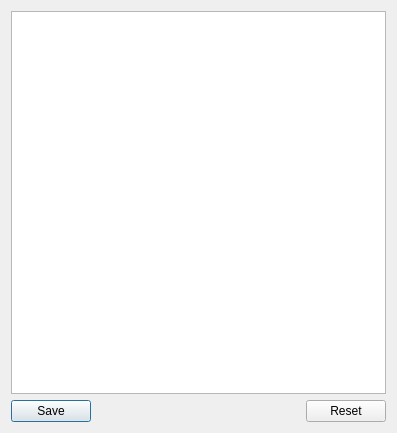
<?xml version="1.0" encoding="UTF-8"?>
<ui version="4.0">
 <class>Dialog</class>
 <widget class="QDialog" name="Dialog">
  <property name="geometry">
   <rect>
    <x>0</x>
    <y>0</y>
    <width>397</width>
    <height>433</height>
   </rect>
  </property>
  <property name="sizePolicy">
   <sizepolicy hsizetype="Expanding" vsizetype="Preferred">
    <horstretch>0</horstretch>
    <verstretch>0</verstretch>
   </sizepolicy>
  </property>
  <property name="windowTitle">
   <string>Select GPX Points</string>
  </property>
  <layout class="QVBoxLayout" name="verticalLayout">
   <item>
    <widget class="QTableWidget" name="tableWidget">
     <property name="enabled">
      <bool>true</bool>
     </property>
     <property name="sizePolicy">
      <sizepolicy hsizetype="Expanding" vsizetype="Expanding">
       <horstretch>0</horstretch>
       <verstretch>0</verstretch>
      </sizepolicy>
     </property>
     <property name="focusPolicy">
      <enum>Qt::WheelFocus</enum>
     </property>
     <property name="alternatingRowColors">
      <bool>true</bool>
     </property>
     <attribute name="horizontalHeaderCascadingSectionResizes">
      <bool>true</bool>
     </attribute>
     <attribute name="horizontalHeaderStretchLastSection">
      <bool>true</bool>
     </attribute>
     <attribute name="verticalHeaderCascadingSectionResizes">
      <bool>true</bool>
     </attribute>
    </widget>
   </item>
   <item>
    <layout class="QHBoxLayout" name="horizontalLayout">
     <item>
      <widget class="QPushButton" name="bt_save">
       <property name="text">
        <string>Save</string>
       </property>
       <property name="checkable">
        <bool>false</bool>
       </property>
      </widget>
     </item>
     <item>
      <spacer name="horizontalSpacer">
       <property name="orientation">
        <enum>Qt::Horizontal</enum>
       </property>
       <property name="sizeHint" stdset="0">
        <size>
         <width>40</width>
         <height>20</height>
        </size>
       </property>
      </spacer>
     </item>
     <item>
      <widget class="QPushButton" name="bt_reset">
       <property name="text">
        <string>Reset</string>
       </property>
       <property name="checkable">
        <bool>true</bool>
       </property>
      </widget>
     </item>
    </layout>
   </item>
  </layout>
 </widget>
 <resources/>
 <connections/>
</ui>
